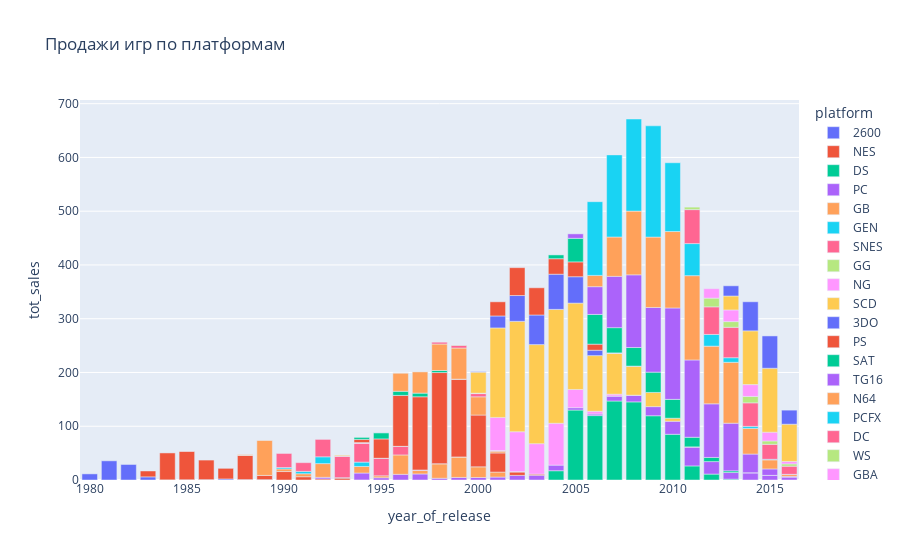

Notebook code for this chart:
### Code cell
# построим график распределения продаж по платформам в разбивке по годам
px.bar(
    sales_by_platform_year, 
    x="year_of_release", 
    y="tot_sales", 
    color="platform", 
    title="Продажи игр по платформам"
).show()

### Figure 1 — Plotly figure (JSON) as saved in the notebook; plotly's stock layout.template omitted (floating-point values rounded to 4 significant figures)
{"data": [{"alignmentgroup": "True", "hovertemplate": "platform=2600<br>year_of_release=%{x}<br>tot_sales=%{y}<extra></extra>", "legendgroup": "2600", "marker": {"color": "#636efa", "pattern": {"shape": ""}}, "name": "2600", "offsetgroup": "2600", "orientation": "v", "showlegend": true, "textposition": "auto", "type": "bar", "x": [1980, 1981, 1982, 1983, 1984, 1985, 1986, 1987, 1988, 1989], "xaxis": "x", "y": [11.38, 35.68, 28.88, 5.84, 0.27, 0.45, 0.67, 1.94, 0.74, 0.63], "yaxis": "y"}, {"alignmentgroup": "True", "hovertemplate": "platform=NES<br>year_of_release=%{x}<br>tot_sales=%{y}<extra></extra>", "legendgroup": "NES", "marker": {"color": "#EF553B", "pattern": {"shape": ""}}, "name": "NES", "offsetgroup": "NES", "orientation": "v", "showlegend": true, "textposition": "auto", "type": "bar", "x": [1983, 1984, 1985, 1986, 1987, 1988, 1989, 1990, 1991, 1992, 1993, 1994], "xaxis": "x", "y": [10.96, 50.08, 53.44, 36.41, 19.76, 45.01, 7.85, 15.73, 6.11, 1.98, 3.61, 0.11], "yaxis": "y"}, {"alignmentgroup": "True", "hovertemplate": "platform=DS<br>year_of_release=%{x}<br>tot_sales=%{y}<extra></extra>", "legendgroup": "DS", "marker": {"color": "#00cc96", "pattern": {"shape": ""}}, "name": "DS", "offsetgroup": "DS", "orientation": "v", "showlegend": true, "textposition": "auto", "type": "bar", "x": [1985, 2004, 2005, 2006, 2007, 2008, 2009, 2010, 2011, 2012, 2013], "xaxis": "x", "y": [0.02, 17.27, 130.1, 119.8, 146.9, 145.3, 119.5, 85.02, 26.18, 11.01, 1.54], "yaxis": "y"}, {"alignmentgroup": "True", "hovertemplate": "platform=PC<br>year_of_release=%{x}<br>tot_sales=%{y}<extra></extra>", "legendgroup": "PC", "marker": {"color": "#ab63fa", "pattern": {"shape": ""}}, "name": "PC", "offsetgroup": "PC", "orientation": "v", "showlegend": true, "textposition": "auto", "type": "bar", "x": [1985, 1988, 1992, 1994, 1995, 1996, 1997, 1998, 1999, 2000, 2001, 2002, 2003, 2004, 2005, 2006, 2007, 2008, 2009, 2010, 2011, 2012, 2013, 2014, 2015, 2016], "xaxis": "x", "y": [0.04, 0.03, 3.03, 12.87, 4.22, 10.58, 11.27, 3.26, 4.74, 4.66, 5.47, 8.57, 8.84, 10.39, 4.37, 2.85, 9.28, 12.42, 16.91, 24.28, 35.03, 23.22, 12.38, 13.28, 8.52, 5.25], "yaxis": "y"}, {"alignmentgroup": "True", "hovertemplate": "platform=GB<br>year_of_release=%{x}<br>tot_sales=%{y}<extra></extra>", "legendgroup": "GB", "marker": {"color": "#FFA15A", "pattern": {"shape": ""}}, "name": "GB", "offsetgroup": "GB", "orientation": "v", "showlegend": true, "textposition": "auto", "type": "bar", "x": [1988, 1989, 1990, 1991, 1992, 1994, 1995, 1996, 1997, 1998, 1999, 2000, 2001], "xaxis": "x", "y": [1.43, 64.97, 4.89, 5.57, 25.49, 12.18, 3.6, 36.03, 6.37, 26.9, 38, 19.76, 9.24], "yaxis": "y"}, {"alignmentgroup": "True", "hovertemplate": "platform=GEN<br>year_of_release=%{x}<br>tot_sales=%{y}<extra></extra>", "legendgroup": "GEN", "marker": {"color": "#19d3f3", "pattern": {"shape": ""}}, "name": "GEN", "offsetgroup": "GEN", "orientation": "v", "showlegend": true, "textposition": "auto", "type": "bar", "x": [1990, 1991, 1992, 1993, 1994], "xaxis": "x", "y": [2.6, 4.33, 12.64, 0.65, 8.13], "yaxis": "y"}, {"alignmentgroup": "True", "hovertemplate": "platform=SNES<br>year_of_release=%{x}<br>tot_sales=%{y}<extra></extra>", "legendgroup": "SNES", "marker": {"color": "#FF6692", "pattern": {"shape": ""}}, "name": "SNES", "offsetgroup": "SNES", "orientation": "v", "showlegend": true, "textposition": "auto", "type": "bar", "x": [1990, 1991, 1992, 1993, 1994, 1995, 1996, 1997, 1998, 1999], "xaxis": "x", "y": [26.15, 16.22, 32.98, 40.02, 35.08, 32.2, 15.92, 0.99, 0.22, 0.26], "yaxis": "y"}, {"alignmentgroup": "True", "hovertemplate": "platform=GG<br>year_of_release=%{x}<br>tot_sales=%{y}<extra></extra>", "legendgroup": "GG", "marker": {"color": "#B6E880", "pattern": {"shape": ""}}, "name": "GG", "offsetgroup": "GG", "orientation": "v", "showlegend": true, "textposition": "auto", "type": "bar", "x": [1992], "xaxis": "x", "y": [0.04], "yaxis": "y"}, {"alignmentgroup": "True", "hovertemplate": "platform=NG<br>year_of_release=%{x}<br>tot_sales=%{y}<extra></extra>", "legendgroup": "NG", "marker": {"color": "#FF97FF", "pattern": {"shape": ""}}, "name": "NG", "offsetgroup": "NG", "orientation": "v", "showlegend": true, "textposition": "auto", "type": "bar", "x": [1993, 1994, 1995, 1996], "xaxis": "x", "y": [0.21, 0.8, 0.33, 0.1], "yaxis": "y"}, {"alignmentgroup": "True", "hovertemplate": "platform=SCD<br>year_of_release=%{x}<br>tot_sales=%{y}<extra></extra>", "legendgroup": "SCD", "marker": {"color": "#FECB52", "pattern": {"shape": ""}}, "name": "SCD", "offsetgroup": "SCD", "orientation": "v", "showlegend": true, "textposition": "auto", "type": "bar", "x": [1993, 1994], "xaxis": "x", "y": [1.5, 0.36], "yaxis": "y"}, {"alignmentgroup": "True", "hovertemplate": "platform=3DO<br>year_of_release=%{x}<br>tot_sales=%{y}<extra></extra>", "legendgroup": "3DO", "marker": {"color": "#636efa", "pattern": {"shape": ""}}, "name": "3DO", "offsetgroup": "3DO", "orientation": "v", "showlegend": true, "textposition": "auto", "type": "bar", "x": [1994, 1995], "xaxis": "x", "y": [0.02, 0.08], "yaxis": "y"}, {"alignmentgroup": "True", "hovertemplate": "platform=PS<br>year_of_release=%{x}<br>tot_sales=%{y}<extra></extra>", "legendgroup": "PS", "marker": {"color": "#EF553B", "pattern": {"shape": ""}}, "name": "PS", "offsetgroup": "PS", "orientation": "v", "showlegend": true, "textposition": "auto", "type": "bar", "x": [1994, 1995, 1996, 1997, 1998, 1999, 2000, 2001, 2002, 2003], "xaxis": "x", "y": [6.03, 35.96, 94.7, 136.2, 169.5, 144.5, 96.37, 35.59, 6.67, 2.07], "yaxis": "y"}, {"alignmentgroup": "True", "hovertemplate": "platform=SAT<br>year_of_release=%{x}<br>tot_sales=%{y}<extra></extra>", "legendgroup": "SAT", "marker": {"color": "#00cc96", "pattern": {"shape": ""}}, "name": "SAT", "offsetgroup": "SAT", "orientation": "v", "showlegend": true, "textposition": "auto", "type": "bar", "x": [1994, 1995, 1996, 1997, 1998, 1999], "xaxis": "x", "y": [3.65, 11.57, 7.69, 6.77, 3.82, 0.09], "yaxis": "y"}, {"alignmentgroup": "True", "hovertemplate": "platform=TG16<br>year_of_release=%{x}<br>tot_sales=%{y}<extra></extra>", "legendgroup": "TG16", "marker": {"color": "#ab63fa", "pattern": {"shape": ""}}, "name": "TG16", "offsetgroup": "TG16", "orientation": "v", "showlegend": true, "textposition": "auto", "type": "bar", "x": [1995], "xaxis": "x", "y": [0.16], "yaxis": "y"}, {"alignmentgroup": "True", "hovertemplate": "platform=N64<br>year_of_release=%{x}<br>tot_sales=%{y}<extra></extra>", "legendgroup": "N64", "marker": {"color": "#FFA15A", "pattern": {"shape": ""}}, "name": "N64", "offsetgroup": "N64", "orientation": "v", "showlegend": true, "textposition": "auto", "type": "bar", "x": [1996, 1997, 1998, 1999, 2000, 2001, 2002], "xaxis": "x", "y": [34.1, 39.5, 49.24, 57.87, 33.97, 3.25, 0.08], "yaxis": "y"}, {"alignmentgroup": "True", "hovertemplate": "platform=PCFX<br>year_of_release=%{x}<br>tot_sales=%{y}<extra></extra>", "legendgroup": "PCFX", "marker": {"color": "#19d3f3", "pattern": {"shape": ""}}, "name": "PCFX", "offsetgroup": "PCFX", "orientation": "v", "showlegend": true, "textposition": "auto", "type": "bar", "x": [1996], "xaxis": "x", "y": [0.03], "yaxis": "y"}, {"alignmentgroup": "True", "hovertemplate": "platform=DC<br>year_of_release=%{x}<br>tot_sales=%{y}<extra></extra>", "legendgroup": "DC", "marker": {"color": "#FF6692", "pattern": {"shape": ""}}, "name": "DC", "offsetgroup": "DC", "orientation": "v", "showlegend": true, "textposition": "auto", "type": "bar", "x": [1998, 1999, 2000, 2001, 2002, 2007, 2008], "xaxis": "x", "y": [3.38, 5.16, 5.99, 1.07, 0.29, 0.02, 0.04], "yaxis": "y"}, {"alignmentgroup": "True", "hovertemplate": "platform=WS<br>year_of_release=%{x}<br>tot_sales=%{y}<extra></extra>", "legendgroup": "WS", "marker": {"color": "#B6E880", "pattern": {"shape": ""}}, "name": "WS", "offsetgroup": "WS", "orientation": "v", "showlegend": true, "textposition": "auto", "type": "bar", "x": [1999, 2000, 2001], "xaxis": "x", "y": [0.46, 0.68, 0.28], "yaxis": "y"}, {"alignmentgroup": "True", "hovertemplate": "platform=GBA<br>year_of_release=%{x}<br>tot_sales=%{y}<extra></extra>", "legendgroup": "GBA", "marker": {"color": "#FF97FF", "pattern": {"shape": ""}}, "name": "GBA", "offsetgroup": "GBA", "orientation": "v", "showlegend": true, "textposition": "auto", "type": "bar", "x": [2000, 2001, 2002, 2003, 2004, 2005, 2006, 2007], "xaxis": "x", "y": [0.07, 61.53, 74.16, 56.67, 77.91, 33.86, 5.28, 3.4], "yaxis": "y"}, {"alignmentgroup": "True", "hovertemplate": "platform=PS2<br>year_of_release=%{x}<br>tot_sales=%{y}<extra></extra>", "legendgroup": "PS2", "marker": {"color": "#FECB52", "pattern": {"shape": ""}}, "name": "PS2", "offsetgroup": "PS2", "orientation": "v", "showlegend": true, "textposition": "auto", "type": "bar", "x": [2000, 2001, 2002, 2003, 2004, 2005, 2006, 2007, 2008, 2009, 2010, 2011], "xaxis": "x", "y": [39.17, 166.4, 205.4, 184.3, 211.8, 160.7, 103.4, 75.99, 53.9, 26.4, 5.64, 0.45], "yaxis": "y"}, {"alignmentgroup": "True", "hovertemplate": "platform=XB<br>year_of_release=%{x}<br>tot_sales=%{y}<extra></extra>", "legendgroup": "XB", "marker": {"color": "#636efa", "pattern": {"shape": ""}}, "name": "XB", "offsetgroup": "XB", "orientation": "v", "showlegend": true, "textposition": "auto", "type": "bar", "x": [2000, 2001, 2002, 2003, 2004, 2005, 2006, 2007, 2008], "xaxis": "x", "y": [0.99, 22.26, 48.01, 55.04, 65.42, 49.08, 10.04, 0.55, 0.18], "yaxis": "y"}, {"alignmentgroup": "True", "hovertemplate": "platform=GC<br>year_of_release=%{x}<br>tot_sales=%{y}<extra></extra>", "legendgroup": "GC", "marker": {"color": "#EF553B", "pattern": {"shape": ""}}, "name": "GC", "offsetgroup": "GC", "orientation": "v", "showlegend": true, "textposition": "auto", "type": "bar", "x": [2001, 2002, 2003, 2004, 2005, 2006, 2007], "xaxis": "x", "y": [26.34, 51.81, 50.61, 28.82, 27.62, 11.26, 0.27], "yaxis": "y"}, {"alignmentgroup": "True", "hovertemplate": "platform=PSP<br>year_of_release=%{x}<br>tot_sales=%{y}<extra></extra>", "legendgroup": "PSP", "marker": {"color": "#00cc96", "pattern": {"shape": ""}}, "name": "PSP", "offsetgroup": "PSP", "orientation": "v", "showlegend": true, "textposition": "auto", "type": "bar", "x": [2004, 2005, 2006, 2007, 2008, 2009, 2010, 2011, 2012, 2013, 2014, 2015], "xaxis": "x", "y": [7.06, 43.84, 55.32, 46.93, 34.55, 37.78, 35.04, 17.82, 7.69, 3.14, 0.24, 0.12], "yaxis": "y"}, {"alignmentgroup": "True", "hovertemplate": "platform=X360<br>year_of_release=%{x}<br>tot_sales=%{y}<extra></extra>", "legendgroup": "X360", "marker": {"color": "#ab63fa", "pattern": {"shape": ""}}, "name": "X360", "offsetgroup": "X360", "orientation": "v", "showlegend": true, "textposition": "auto", "type": "bar", "x": [2005, 2006, 2007, 2008, 2009, 2010, 2011, 2012, 2013, 2014, 2015, 2016], "xaxis": "x", "y": [8.25, 51.62, 95.41, 135.3, 120.3, 170.0, 143.8, 99.74, 88.58, 34.74, 11.96, 1.52], "yaxis": "y"}, {"alignmentgroup": "True", "hovertemplate": "platform=PS3<br>year_of_release=%{x}<br>tot_sales=%{y}<extra></extra>", "legendgroup": "PS3", "marker": {"color": "#FFA15A", "pattern": {"shape": ""}}, "name": "PS3", "offsetgroup": "PS3", "orientation": "v", "showlegend": true, "textposition": "auto", "type": "bar", "x": [2006, 2007, 2008, 2009, 2010, 2011, 2012, 2013, 2014, 2015, 2016], "xaxis": "x", "y": [20.96, 73.19, 118.5, 130.9, 142.2, 156.8, 107.4, 113.2, 47.76, 16.82, 3.6], "yaxis": "y"}, {"alignmentgroup": "True", "hovertemplate": "platform=Wii<br>year_of_release=%{x}<br>tot_sales=%{y}<extra></extra>", "legendgroup": "Wii", "marker": {"color": "#19d3f3", "pattern": {"shape": ""}}, "name": "Wii", "offsetgroup": "Wii", "orientation": "v", "showlegend": true, "textposition": "auto", "type": "bar", "x": [2006, 2007, 2008, 2009, 2010, 2011, 2012, 2013, 2014, 2015, 2016], "xaxis": "x", "y": [137.2, 152.8, 171.3, 207.0, 128.0, 59.65, 21.71, 8.59, 3.75, 1.14, 0.18], "yaxis": "y"}, {"alignmentgroup": "True", "hovertemplate": "platform=3DS<br>year_of_release=%{x}<br>tot_sales=%{y}<extra></extra>", "legendgroup": "3DS", "marker": {"color": "#FF6692", "pattern": {"shape": ""}}, "name": "3DS", "offsetgroup": "3DS", "orientation": "v", "showlegend": true, "textposition": "auto", "type": "bar", "x": [2011, 2012, 2013, 2014, 2015, 2016], "xaxis": "x", "y": [63.2, 51.36, 56.57, 43.76, 27.78, 15.14], "yaxis": "y"}, {"alignmentgroup": "True", "hovertemplate": "platform=PSV<br>year_of_release=%{x}<br>tot_sales=%{y}<extra></extra>", "legendgroup": "PSV", "marker": {"color": "#B6E880", "pattern": {"shape": ""}}, "name": "PSV", "offsetgroup": "PSV", "orientation": "v", "showlegend": true, "textposition": "auto", "type": "bar", "x": [2011, 2012, 2013, 2014, 2015, 2016], "xaxis": "x", "y": [4.63, 16.19, 10.59, 11.9, 6.25, 4.25], "yaxis": "y"}, {"alignmentgroup": "True", "hovertemplate": "platform=WiiU<br>year_of_release=%{x}<br>tot_sales=%{y}<extra></extra>", "legendgroup": "WiiU", "marker": {"color": "#FF97FF", "pattern": {"shape": ""}}, "name": "WiiU", "offsetgroup": "WiiU", "orientation": "v", "showlegend": true, "textposition": "auto", "type": "bar", "x": [2012, 2013, 2014, 2015, 2016], "xaxis": "x", "y": [17.56, 21.65, 22.03, 16.35, 4.6], "yaxis": "y"}, {"alignmentgroup": "True", "hovertemplate": "platform=PS4<br>year_of_release=%{x}<br>tot_sales=%{y}<extra></extra>", "legendgroup": "PS4", "marker": {"color": "#FECB52", "pattern": {"shape": ""}}, "name": "PS4", "offsetgroup": "PS4", "orientation": "v", "showlegend": true, "textposition": "auto", "type": "bar", "x": [2013, 2014, 2015, 2016], "xaxis": "x", "y": [25.99, 100, 118.9, 69.25], "yaxis": "y"}, {"alignmentgroup": "True", "hovertemplate": "platform=XOne<br>year_of_release=%{x}<br>tot_sales=%{y}<extra></extra>", "legendgroup": "XOne", "marker": {"color": "#636efa", "pattern": {"shape": ""}}, "name": "XOne", "offsetgroup": "XOne", "orientation": "v", "showlegend": true, "textposition": "auto", "type": "bar", "x": [2013, 2014, 2015, 2016], "xaxis": "x", "y": [18.96, 54.07, 60.14, 26.15], "yaxis": "y"}], "layout": {"barmode": "relative", "legend": {"title": {"text": "platform"}, "tracegroupgap": 0}, "title": {"text": "Продажи игр по платформам"}, "xaxis": {"anchor": "y", "domain": [0, 1], "title": {"text": "year_of_release"}}, "yaxis": {"anchor": "x", "domain": [0, 1], "title": {"text": "tot_sales"}}}}
